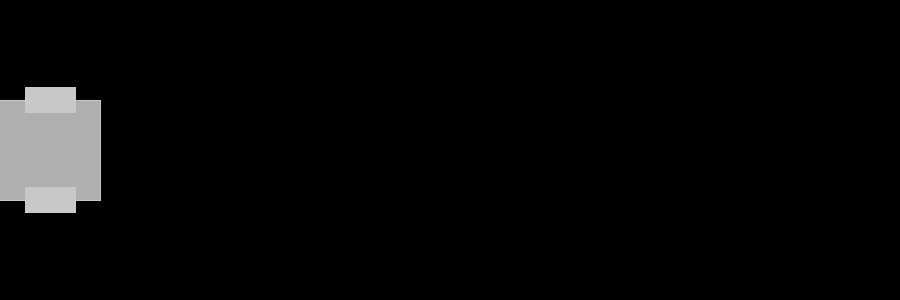
Frame 1 (no input)
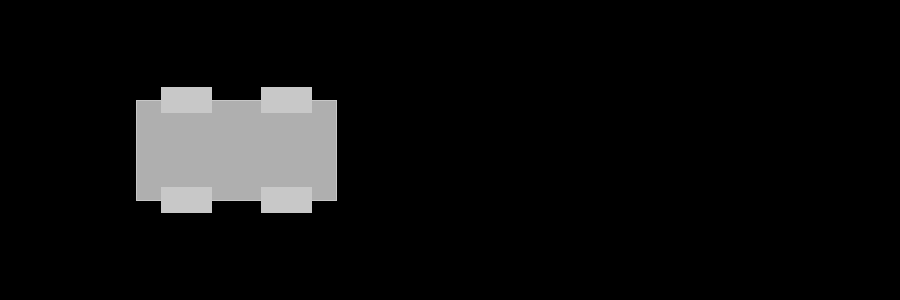
Frame 60 (the mouse pressed at the canvas centre just before this capture)
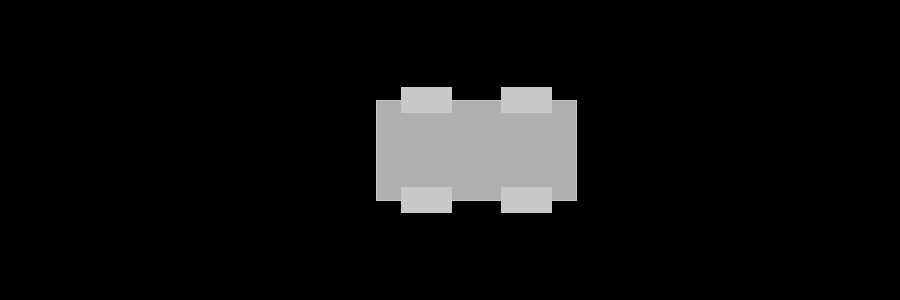
Frame 120 (the mouse held since frame 60 and released just before this capture)

The Processing sketch that drew these frames (run headless with seeded random() and noise(); from frame 60 on, the mouse is pressed at the canvas centre):

// Processing sketch: Excercise_8_4
// ── Excercise_8_4.pde
class Car {
  int globalX = 0;
  int globalY = height/2;
  int speed = 4;

  void display() {
    background(0);
    drawcar(globalX, globalY, 200, 175);
  }


  void move() {
    //change the speed
    globalX = globalX+speed;
  }

  void bounce() {
    if ((globalX > width) || (globalX < 0)) {
      speed = speed*-1;
    }
  }
  void drawcar(int x, int y, int thesize, color c) {
    // Using a local variable "offset"
    int offset = thesize/4;
    // Draw main car body
    rectMode(CENTER);
    stroke(200);
    fill(c);
    rect(x, y, thesize, thesize/2);
    // Draw four wheels relative to center
    fill(200);
    rect(x - offset, y - offset, offset, offset/2);
    rect(x + offset, y - offset, offset, offset/2);
    rect(x - offset, y + offset, offset, offset/2);
    rect(x + offset, y + offset, offset, offset/2);
  }
}

// ── Car.pde
Car myCar;

  void setup() {
    size(900, 300);
    smooth();
    myCar = new Car();
  }
  
  void draw(){
   myCar.display();
   myCar.bounce();
   myCar.move();
  }
